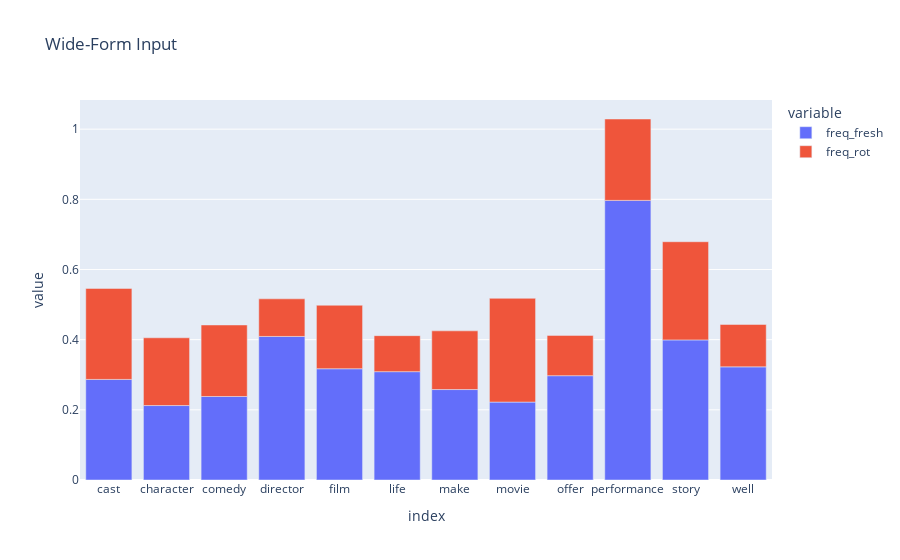

Notebook cell for this chart:
### Code cell
#word_freq[word_freq.index.isin(list_idx)].reset_index()[["index","freq_fresh", "freq_rot", "freq_total"]]\
#.plot(kind="bar", x="index", figsize=(10, 8), title="Frequency of words in Rotten movies and fresh movies vs general",\
#      palettes = {"freq_fresh":"green", "freq_rot":"red", "freq_total": "blue"})

fig = px.bar(word_freq[word_freq.index.isin(list_idx)].reset_index(), x='index', y=["freq_fresh", "freq_rot"], title="Wide-Form Input")
fig.show()

### Figure 1 — Plotly figure (JSON) as saved in the notebook; plotly's stock layout.template omitted (floating-point values rounded to 4 significant figures)
{"data": [{"alignmentgroup": "True", "hovertemplate": "variable=freq_fresh<br>index=%{x}<br>value=%{y}<extra></extra>", "legendgroup": "freq_fresh", "marker": {"color": "#636efa", "pattern": {"shape": ""}}, "name": "freq_fresh", "offsetgroup": "freq_fresh", "orientation": "v", "showlegend": true, "textposition": "auto", "type": "bar", "x": ["cast", "character", "comedy", "director", "film", "life", "make", "movie", "offer", "performance", "story", "well"], "xaxis": "x", "y": [0.2867, 0.2122, 0.238, 0.4091, 0.3171, 0.3088, 0.2578, 0.2221, 0.2973, 0.797, 0.3993, 0.3224], "yaxis": "y"}, {"alignmentgroup": "True", "hovertemplate": "variable=freq_rot<br>index=%{x}<br>value=%{y}<extra></extra>", "legendgroup": "freq_rot", "marker": {"color": "#EF553B", "pattern": {"shape": ""}}, "name": "freq_rot", "offsetgroup": "freq_rot", "orientation": "v", "showlegend": true, "textposition": "auto", "type": "bar", "x": ["cast", "character", "comedy", "director", "film", "life", "make", "movie", "offer", "performance", "story", "well"], "xaxis": "x", "y": [0.2593, 0.1932, 0.2038, 0.1072, 0.181, 0.1027, 0.1673, 0.2958, 0.1148, 0.2319, 0.2799, 0.1209], "yaxis": "y"}], "layout": {"barmode": "relative", "legend": {"title": {"text": "variable"}, "tracegroupgap": 0}, "title": {"text": "Wide-Form Input"}, "xaxis": {"anchor": "y", "domain": [0, 1], "title": {"text": "index"}}, "yaxis": {"anchor": "x", "domain": [0, 1], "title": {"text": "value"}}}}
